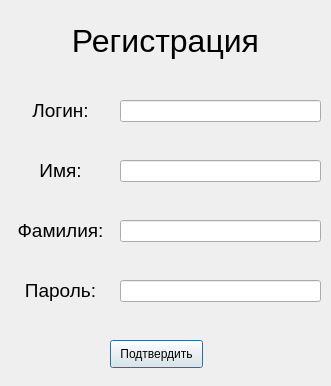
<?xml version="1.0" encoding="UTF-8"?>
<ui version="4.0">
 <class>Dialog</class>
 <widget class="QDialog" name="Dialog">
  <property name="geometry">
   <rect>
    <x>0</x>
    <y>0</y>
    <width>331</width>
    <height>386</height>
   </rect>
  </property>
  <property name="windowTitle">
   <string>Dialog</string>
  </property>
  <widget class="QLabel" name="label">
   <property name="geometry">
    <rect>
     <x>0</x>
     <y>5</y>
     <width>331</width>
     <height>71</height>
    </rect>
   </property>
   <property name="font">
    <font>
     <pointsize>24</pointsize>
    </font>
   </property>
   <property name="text">
    <string>Регистрация</string>
   </property>
   <property name="alignment">
    <set>Qt::AlignCenter</set>
   </property>
  </widget>
  <widget class="QLabel" name="label_2">
   <property name="geometry">
    <rect>
     <x>0</x>
     <y>80</y>
     <width>121</width>
     <height>61</height>
    </rect>
   </property>
   <property name="font">
    <font>
     <pointsize>14</pointsize>
    </font>
   </property>
   <property name="text">
    <string>Логин:</string>
   </property>
   <property name="alignment">
    <set>Qt::AlignCenter</set>
   </property>
  </widget>
  <widget class="QLineEdit" name="up_login">
   <property name="geometry">
    <rect>
     <x>120</x>
     <y>100</y>
     <width>201</width>
     <height>22</height>
    </rect>
   </property>
  </widget>
  <widget class="QLabel" name="label_3">
   <property name="geometry">
    <rect>
     <x>0</x>
     <y>140</y>
     <width>121</width>
     <height>61</height>
    </rect>
   </property>
   <property name="font">
    <font>
     <pointsize>14</pointsize>
    </font>
   </property>
   <property name="text">
    <string>Имя:</string>
   </property>
   <property name="alignment">
    <set>Qt::AlignCenter</set>
   </property>
  </widget>
  <widget class="QLabel" name="label_4">
   <property name="geometry">
    <rect>
     <x>0</x>
     <y>200</y>
     <width>121</width>
     <height>61</height>
    </rect>
   </property>
   <property name="font">
    <font>
     <pointsize>14</pointsize>
    </font>
   </property>
   <property name="text">
    <string>Фамилия:</string>
   </property>
   <property name="alignment">
    <set>Qt::AlignCenter</set>
   </property>
  </widget>
  <widget class="QLabel" name="label_5">
   <property name="geometry">
    <rect>
     <x>0</x>
     <y>260</y>
     <width>121</width>
     <height>61</height>
    </rect>
   </property>
   <property name="font">
    <font>
     <pointsize>14</pointsize>
    </font>
   </property>
   <property name="text">
    <string>Пароль:</string>
   </property>
   <property name="alignment">
    <set>Qt::AlignCenter</set>
   </property>
  </widget>
  <widget class="QLineEdit" name="up_name">
   <property name="geometry">
    <rect>
     <x>120</x>
     <y>160</y>
     <width>201</width>
     <height>22</height>
    </rect>
   </property>
  </widget>
  <widget class="QLineEdit" name="up_surname">
   <property name="geometry">
    <rect>
     <x>120</x>
     <y>220</y>
     <width>201</width>
     <height>22</height>
    </rect>
   </property>
  </widget>
  <widget class="QLineEdit" name="up_password">
   <property name="geometry">
    <rect>
     <x>120</x>
     <y>280</y>
     <width>201</width>
     <height>22</height>
    </rect>
   </property>
  </widget>
  <widget class="QPushButton" name="confirm">
   <property name="geometry">
    <rect>
     <x>110</x>
     <y>340</y>
     <width>93</width>
     <height>28</height>
    </rect>
   </property>
   <property name="text">
    <string>Подтвердить</string>
   </property>
  </widget>
 </widget>
 <resources/>
 <connections/>
</ui>
